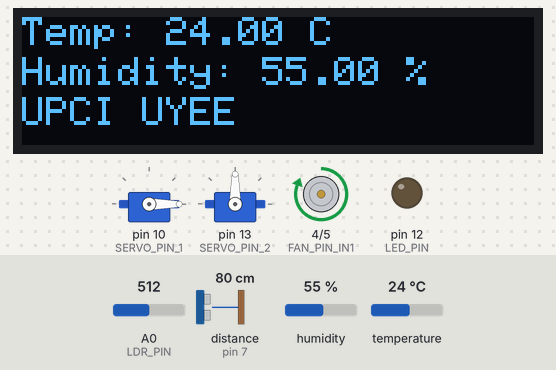
A sketch run on a simulated Arduino Uno, built with avr-gcc and run on an emulated ATmega328P. Parts: 128×32 one-colour display, 2 × servo, motor-driver pin pairs drawn as motors (green arrow = first pin HIGH = forward, orange = second pin HIGH = backward, longer = more drive, scaled by the enable pin), output pins drawn as LEDs (lit = HIGH). Wiring (inferred from the names in the program): ultrasonic range finder: trigger pin 8; echo pin 7. Inputs (shaded band) come from the test bench; at power-on: temperature 24 °C, distance to the obstacle (sensor on pin 7) 80 cm, A0 (LDR_PIN) = 512, humidity 55 %. The echo pulse lasts 58.3 µs per cm; pins used as bus, display or sensor lines are not drawn; what the sketch prints to the serial monitor is not drawn.

Above: at 3.6 s.
3.7 s: temperature set to 28 °C
At 8.4 s:
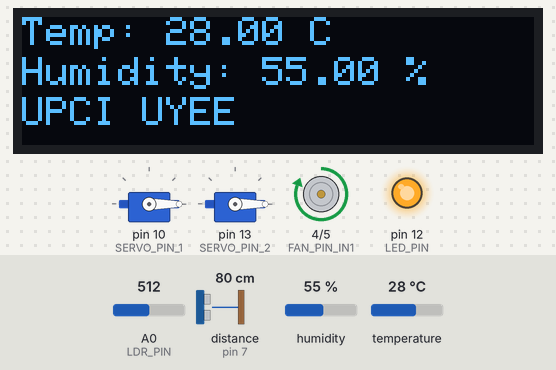
8.8 s: temperature set to 31 °C
At 12.3 s:
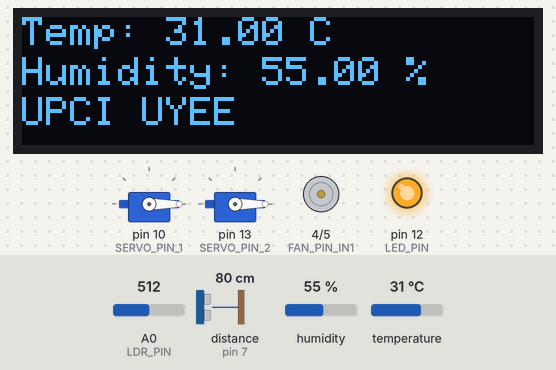
13.9 s: distance to the obstacle (sensor on pin 7) set to 2 cm
At 16.2 s:
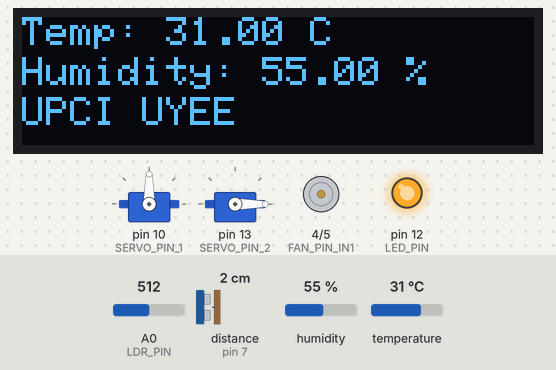
19.0 s: A0 (LDR_PIN) set to 481
At 22.6 s:
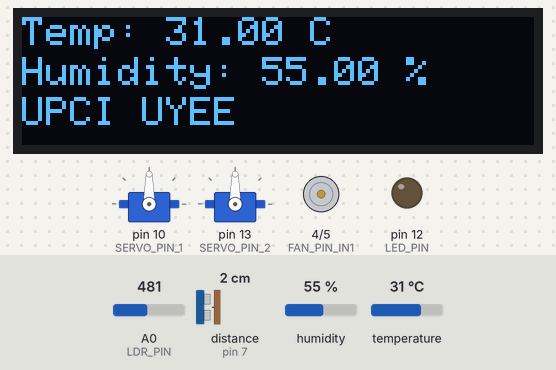
24.1 s: temperature set to 12 °C
At 28.1 s:
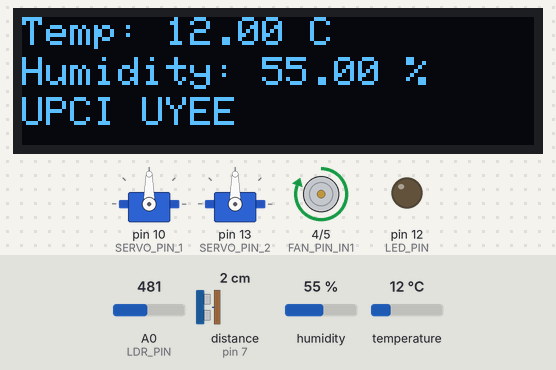
29.2 s: A0 (LDR_PIN) set to 510
At 34.9 s:
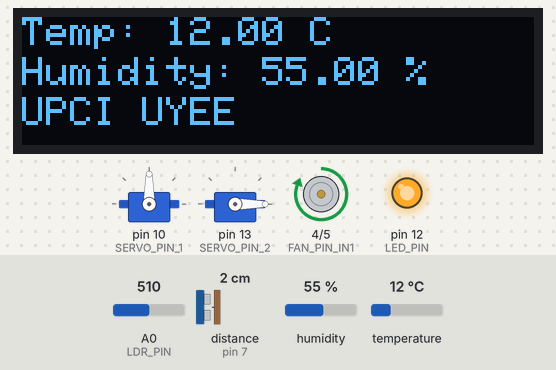
Timing chart, 0 to 35.9 s (numbered marks = the images above; inputs shaded):
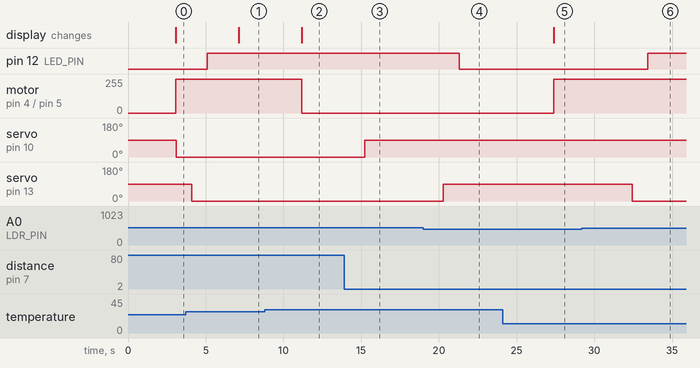

Measured:
- the behaviour switches between 29 and 30 °C on temperature (found by bisection; images 1 and 2)
- the behaviour switches between 500 and 499 on A0 (LDR_PIN) (found by bisection; images 3 and 4)
- after the input at 3.7 s, the display: changes after 3.4 s (image 1)
- after the input at 8.8 s, motor on pin 4 (FAN_PIN_IN1) / pin 5 (FAN_PIN_IN2): forward 255/255 → stopped after 2.4 s; the display: changes after 2.4 s (image 2)
- after the input at 13.9 s, servo on pin 10 (SERVO_PIN_1): 0° → 90° after 1.3 s
- after the input at 19.0 s, pin 12 (LED_PIN): HIGH → LOW after 2.3 s; servo on pin 13 (SERVO_PIN_2): 0° → 90° after 1.3 s
- after the input at 24.1 s, motor on pin 4 (FAN_PIN_IN1) / pin 5 (FAN_PIN_IN2): stopped → forward 255/255 after 3.3 s; the display: changes after 3.3 s (image 5)
- after the input at 29.2 s, pin 12 (LED_PIN): LOW → HIGH after 4.2 s; servo on pin 13 (SERVO_PIN_2): 90° → 0° after 3.2 s

The sketch:

SmartHome.ino
```cpp
#include <Wire.h>
#include <Adafruit_GFX.h>
#include <Adafruit_SSD1306.h>
#include <DHT.h>
#include <Servo.h>

#define SCREEN_WIDTH 128
#define SCREEN_HEIGHT 32
#define OLED_RESET -1
Adafruit_SSD1306 display(SCREEN_WIDTH, SCREEN_HEIGHT, &Wire, OLED_RESET);

#define DHT_PIN 2    // Pin untuk sensor DHT11
#define FAN_PIN_ENA 3 // Pin Enable Motor Driver untuk kipas
#define FAN_PIN_IN1 4 // Pin Input 1 Motor Driver untuk kipas
#define FAN_PIN_IN2 5 // Pin Input 2 Motor Driver untuk kipas

#define ULTRASONIC_TRIG_PIN 8
#define ULTRASONIC_ECHO_PIN 7
#define SERVO_PIN_1 10
#define SERVO_PIN_2 13
#define LDR_PIN A0
#define LED_PIN 12

Servo myServo_1;
Servo myServo_2;
DHT dht(DHT_PIN, DHT11);

void setup() {
  Serial.begin(9600);

  // Motor driver setup
  pinMode(FAN_PIN_ENA, OUTPUT);
  pinMode(FAN_PIN_IN1, OUTPUT);
  pinMode(FAN_PIN_IN2, OUTPUT);

  // OLED Display setup
    if (!display.begin(SSD1306_SWITCHCAPVCC, 0x3C)) {
    Serial.println(F("SSD1306 allocation failed"));
    while (true);
  }

  delay(2000);
  display.clearDisplay();
  display.display();
  dht.begin();

  // Ultrasonic sensor and servo setup
  pinMode(ULTRASONIC_TRIG_PIN, OUTPUT);
  pinMode(ULTRASONIC_ECHO_PIN, INPUT);
  pinMode(SERVO_PIN_1, OUTPUT);
  myServo_1.attach(SERVO_PIN_1);

  // LDR and LED setup for window control
  pinMode(LDR_PIN, INPUT);
  pinMode(LED_PIN, OUTPUT);
  pinMode(SERVO_PIN_2, OUTPUT);
   myServo_2.attach(SERVO_PIN_2);
}

void loop() {
  delay(1000);

  // Read temperature from DHT sensor
  float suhu = dht.readTemperature();
  float humi = dht.readHumidity();

  if (isnan(suhu)) {
    Serial.println(F("Gagal Baca Data DHT sensor!"));
    return;
  }

  // Display temperature on OLED
  display.clearDisplay();
  display.setTextSize(1);
  display.setTextColor(SSD1306_WHITE);
  display.setCursor(0, 0);
  display.print("Temp: ");
  display.print(suhu);
  display.print(" C");
  display.setCursor(0, 10);
  display.print("Humidity: ");
  display.print(humi);
  display.print(" %");
  display.setCursor(0, 20);
  display.print("UPCI UYEE");
  display.display();

  Serial.print("Temp: ");
  Serial.println(suhu);
  Serial.print("Humi: ");
  Serial.println(humi);

  // Check if temperature is above 35 degrees
  if (suhu < 30.0) {
    startFan();  // Function to start the fan
  } else {
    stopFan();   // Function to stop the fan
  }

  // Ultrasonic sensor control for door
  long duration, distance;
  // Send ultrasonic pulse
  digitalWrite(ULTRASONIC_TRIG_PIN, LOW);
  delayMicroseconds(2);
  digitalWrite(ULTRASONIC_TRIG_PIN, HIGH);
  delayMicroseconds(10);
  digitalWrite(ULTRASONIC_TRIG_PIN, LOW);
  // Receive bounce-back time
  duration = pulseIn(ULTRASONIC_ECHO_PIN, HIGH);
  // Calculate distance based on bounce-back time
  distance = duration/58.2;

  Serial.print("Jarak(cm): ");
  Serial.println(distance);

  // Control door based on distance
  if (distance < 10) {  // Adjust the distance value as needed
    openDoor();
  } else {
    closeDoor();
  }

  // LDR sensor control for window
  int ldrValue = analogRead(LDR_PIN);
  Serial.print("Nilai LDR: ");
  Serial.println(ldrValue);

  // Control window and LED based on LDR value
  if (ldrValue < 500) {  // Adjust the LDR value as needed
    openWindow();
    digitalWrite(LED_PIN, LOW);  // Turn off LED when it's bright
  } else {
    closeWindow();
    digitalWrite(LED_PIN, HIGH); // Turn on LED when it's dark
  }

  delay(1000); // Delay 5 seconds between readings
}

void startFan() {
  Serial.println("Menyalakan Kipas");

  // Turn on the motor by providing PWM signal to the Enable pin
  analogWrite(FAN_PIN_ENA, 255);

  // Set motor driver inputs to rotate the fan
  digitalWrite(FAN_PIN_IN1, HIGH);
  digitalWrite(FAN_PIN_IN2, LOW);
}

void stopFan() {
  Serial.println("Mematikan Kipas");

  // Turn off the motor by providing PWM signal to the Enable pin
  analogWrite(FAN_PIN_ENA, 0);

  // Set motor driver inputs to stop the fan
  digitalWrite(FAN_PIN_IN1, LOW);
  digitalWrite(FAN_PIN_IN2, LOW);
}

void openDoor() {
  Serial.println("Membuka pintu");
  myServo_1.write(90); // Servo position to open the door
  delay(1000);       // Wait for 1 second to ensure the door is fully open
}

void closeDoor() {
  Serial.println("Menutup pintu");
  myServo_1.write(0); // Servo position to close the door
  delay(1000);      // Wait for 1 second to ensure the door is fully closed
}

void openWindow() {
  Serial.println("Membuka jendela");
  myServo_2.write(90);  // Servo position to open the window
  delay(1000);        // Wait for 1 second to ensure the window is fully open
}

void closeWindow() {
  Serial.println("Menutup jendela");
  myServo_2.write(0);   // Servo position to close the window
  delay(1000);        // Wait for 1 second to ensure the window is fully closed
}
```
